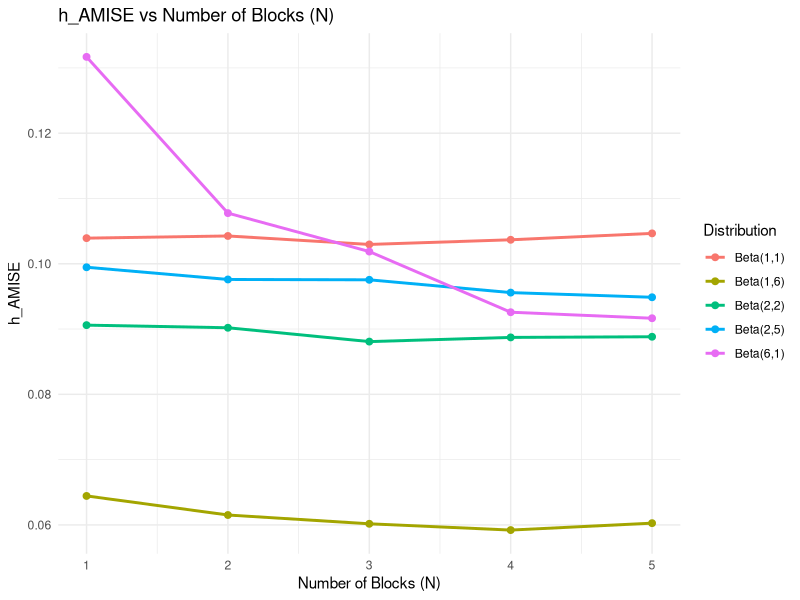
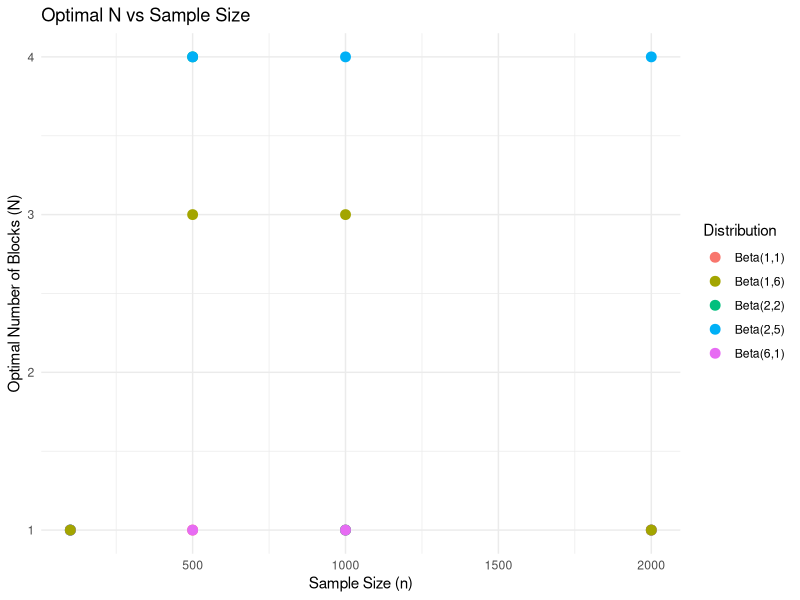
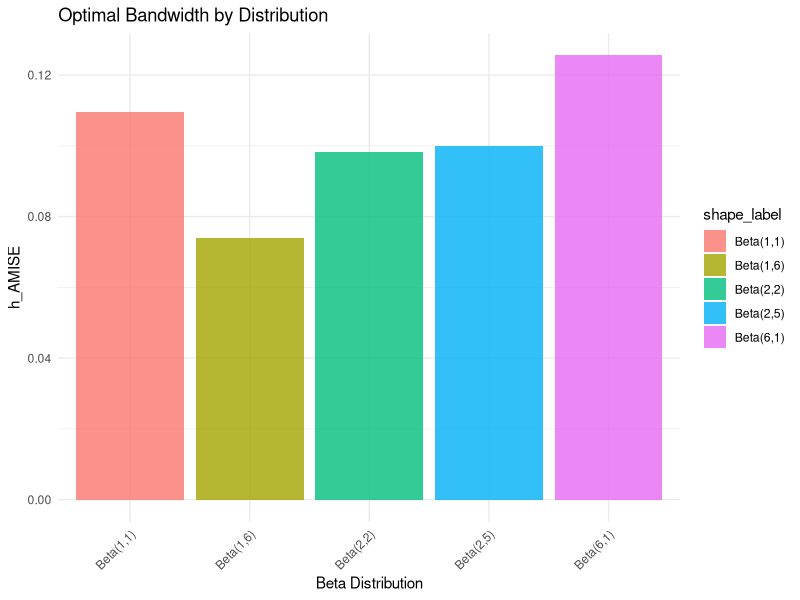
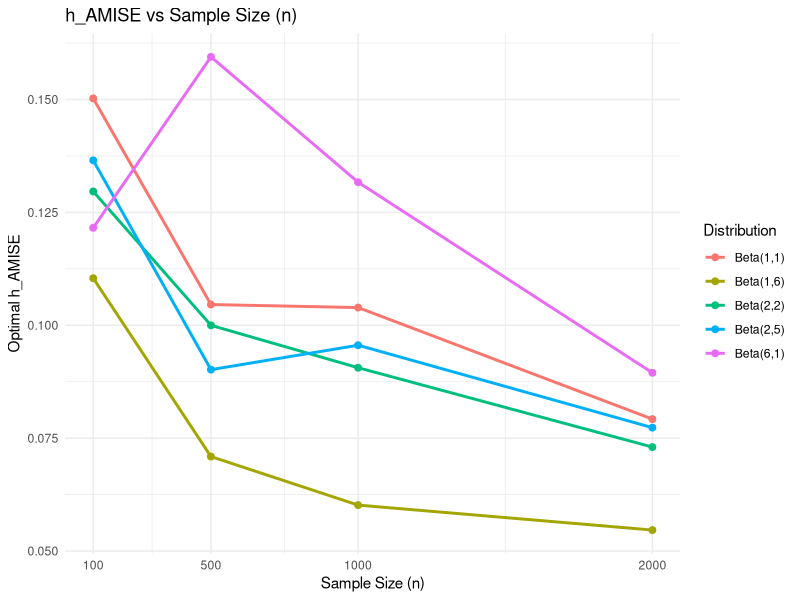

These charts were generated, in order, by the following R code:
library(ggplot2)
library(dplyr)

#true regression function
true_m <- function(x) {
  sin((x^3 + 0.1)^(-1))
}

# function to estimate h_AMISE 
calculate_h_amise <- function(X, Y, N) {
  n <- length(X)
  
  #split data into N blocks
  if (N == 1) {
    block_indices <- rep(1, n)
  } else {
    block_indices <- cut(seq_along(X), breaks = N, labels = FALSE)
  }
  
  theta_sum <- 0
  sigma_sum <- 0
  
  #loop over blocks
  for (j in 1:N) {
    block_mask <- block_indices == j
    X_block <- X[block_mask]
    Y_block <- Y[block_mask]
    n_block <- length(X_block)
    
    if (n_block >= 6) {
      #fit quartic polynomial
      fit <- lm(Y_block ~ X_block + I(X_block^2) + I(X_block^3) + I(X_block^4))
      beta <- coef(fit)
      
      #calculate second derivative
      for (i in 1:n_block) {
        x_val <- X_block[i]
        second_deriv <- 2 * beta[3] + 6 * beta[4] * x_val + 12 * beta[5] * x_val^2
        theta_sum <- theta_sum + second_deriv^2
      }
      
      #calculate residuals for sigma^2
      predictions <- predict(fit)
      sigma_sum <- sigma_sum + sum((Y_block - predictions)^2)
    }
  }
  
  #compute theta_22 and sigma^2 estimates
  theta_22_hat <- theta_sum / n
  sigma2_hat <- sigma_sum / (n - 5 * N)
  supp_X <- diff(range(X))
  
  #h_AMISE formula with quartic kernel constant 35
  h_amise <- n^(-1/5) * ((35 * sigma2_hat * supp_X) / theta_22_hat)^(1/5)
  
  return(h_amise)
}

#function to find optimal N using Cp criterion
find_optimal_N <- function(X, Y) {
  n <- length(X)
  N_max <- max(min(floor(n / 20), 5), 1)
  
  if (N_max == 1) return(1)
  
  rss_values <- numeric(N_max)
  
  for (N in 1:N_max) {
    if (N == 1) {
      block_indices <- rep(1, n)
    } else {
      block_indices <- cut(seq_along(X), breaks = N, labels = FALSE)
    }
    
    rss_N <- 0
    for (j in 1:N) {
      block_mask <- block_indices == j
      X_block <- X[block_mask]
      Y_block <- Y[block_mask]
      
      if (length(X_block) >= 6) {
        fit <- lm(Y_block ~ X_block + I(X_block^2) + I(X_block^3) + I(X_block^4))
        predictions <- predict(fit)
        rss_N <- rss_N + sum((Y_block - predictions)^2)
      }
    }
    rss_values[N] <- rss_N
  }
  
  #Cp criterion computation
  cp_values <- rep(NA, N_max)
  for (N in 1:(N_max - 1)) {
    cp_values[N] <- (rss_values[N] / (rss_values[N_max] / (n - 5 * N_max))) - (n - 10 * N)
  }
  
  #return index of minimum Cp
  which.min(cp_values[1:(N_max - 1)])
}

#simulation
set.seed(123)
n_values <- c(100, 500, 1000, 2000)
alpha_beta_values <- list(c(1, 1), c(2, 2), c(2, 5), c(6,1), c(1,6))

results <- data.frame()
optimal_N_results <- data.frame()

for (n in n_values) {
  for (ab in alpha_beta_values) {
    alpha <- ab[1]
    beta <- ab[2]
    shape_label <- paste0("Beta(", alpha, ",", beta, ")")
    
    #generate data
    X <- rbeta(n, alpha, beta)
    Y <- true_m(X) + rnorm(n, 0, 1)
    
    #find optimal N
    optimal_N <- find_optimal_N(X, Y)
    
    #store optimal N
    optimal_N_results <- rbind(optimal_N_results, data.frame(
      n = n,
      alpha = alpha,
      beta = beta,
      shape_label = shape_label,
      optimal_N = optimal_N
    ))
    
    #calculate h_AMISE for N = 1,...,5
    for (N in 1:5) {
      h_amise <- calculate_h_amise(X, Y, N)
      
      results <- rbind(results, data.frame(
        n = n,
        N = N,
        alpha = alpha,
        beta = beta,
        shape_label = shape_label,
        h_amise = h_amise,
        is_optimal = (N == optimal_N)
      ))
    }
  }
}

#plot h_AMISE vs N
p1 <- results %>%
  filter(n == 1000) %>%
  group_by(N, shape_label) %>%
  summarise(mean_h = mean(h_amise, na.rm = TRUE), .groups = 'drop') %>%
  ggplot(aes(x = N, y = mean_h, color = shape_label)) +
  geom_line(size = 1) +
  geom_point(size = 2) +
  labs(title = "h_AMISE vs Number of Blocks (N)",
       x = "Number of Blocks (N)",
       y = "h_AMISE",
       color = "Distribution") +
  theme_minimal()

ggsave("h_amise_vs_N.png", p1, width = 8, height = 6, dpi = 300)

#plot optimal N vs n
p2 <- optimal_N_results %>%
  ggplot(aes(x = n, y = optimal_N, color = shape_label)) +
  geom_point(size = 3) +
  labs(title = "Optimal N vs Sample Size",
       x = "Sample Size (n)",
       y = "Optimal Number of Blocks (N)",
       color = "Distribution") +
  theme_minimal()

ggsave("optimal_N_vs_n.png", p2, width = 8, height = 6, dpi = 300)

#plot optimal bandwidth by distribution
p3 <- results %>%
  filter(is_optimal) %>%
  group_by(shape_label) %>%
  summarise(mean_h = mean(h_amise, na.rm = TRUE), .groups = 'drop') %>%
  ggplot(aes(x = shape_label, y = mean_h, fill = shape_label)) +
  geom_col(alpha = 0.8) +
  labs(title = "Optimal Bandwidth by Distribution",
       x = "Beta Distribution",
       y = "h_AMISE") +
  theme_minimal() +
  theme(axis.text.x = element_text(angle = 45, hjust = 1))

ggsave("bandwidth_by_distribution.png", p3, width = 8, height = 6, dpi = 300)

p4 <- results %>%
  filter(is_optimal == TRUE) %>% # only plot optimal bandwidths for clarity
  group_by(n, shape_label) %>%
  summarise(mean_h = mean(h_amise, na.rm = TRUE), .groups = 'drop') %>%
  ggplot(aes(x = n, y = mean_h, color = shape_label)) +
  geom_line(size = 1) +
  geom_point(size = 2) +
  scale_x_continuous(breaks = unique(results$n)) +
  labs(title = "h_AMISE vs Sample Size (n)",
       x = "Sample Size (n)",
       y = "Optimal h_AMISE",
       color = "Distribution") +
  theme_minimal()

ggsave("h_amise_vs_nsample.png", p4, width = 8, height = 6, dpi = 300)
